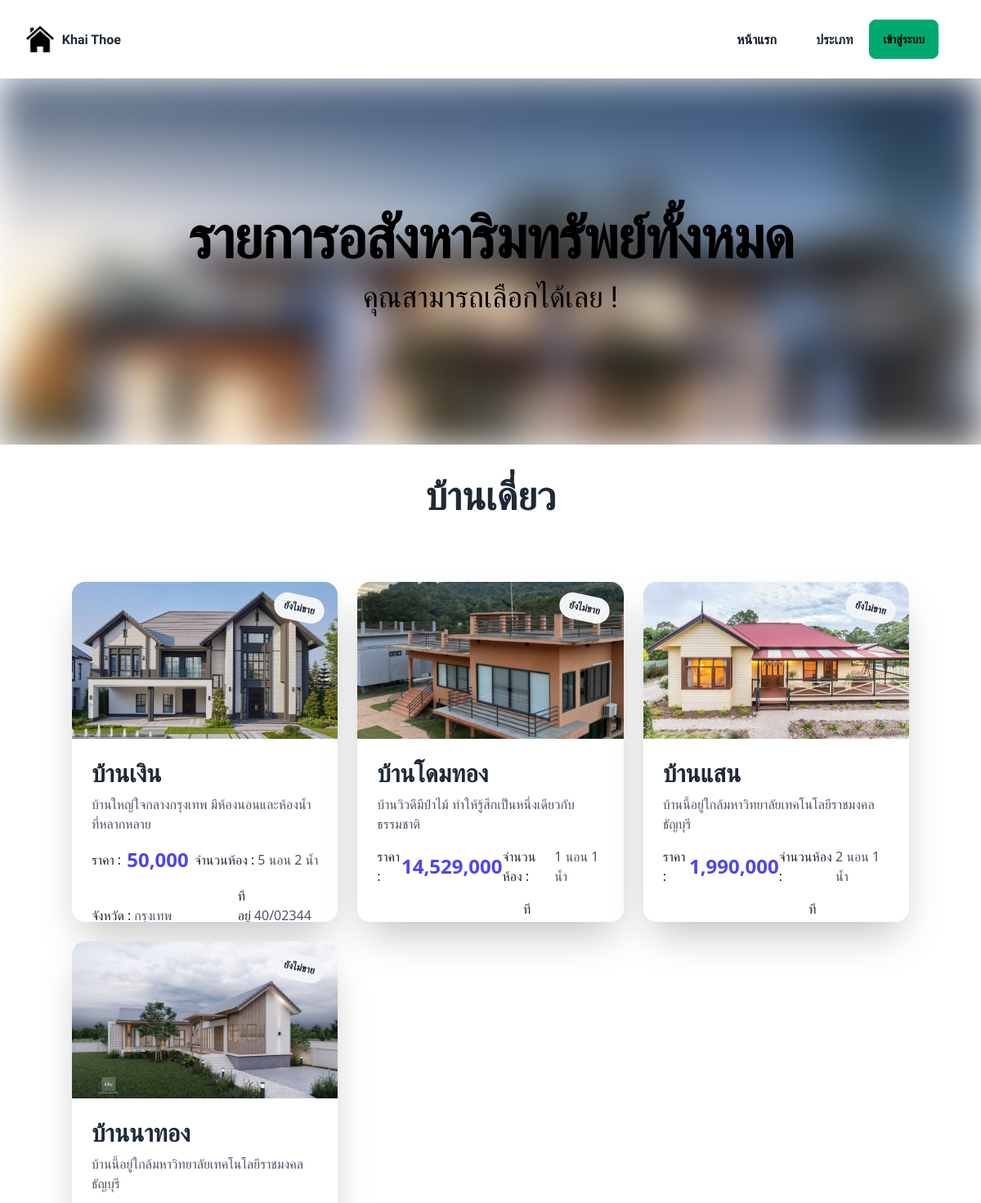
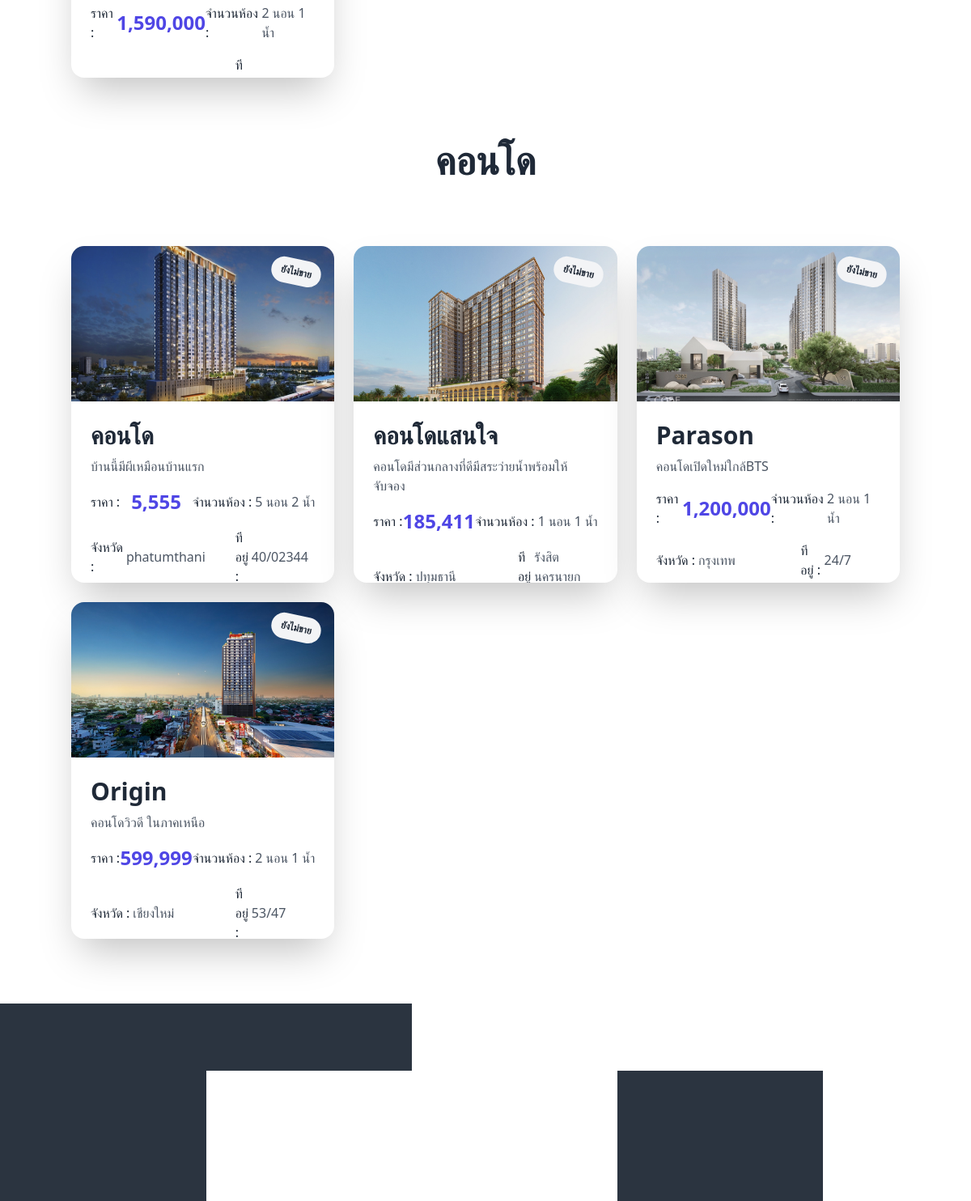
/all_of_product.php, run on the app's committed database (2 pictures, top to bottom).
### tables this page shows
CREATE TABLE `product_list` (
  `id_product` int(11) NOT NULL,
  `product_name` varchar(255) NOT NULL,
  `price` decimal(8,0) DEFAULT 0,
  `product_image` varchar(255) NOT NULL,
  `Detail` text NOT NULL,
  `city` text NOT NULL,
  `status_product` varchar(50) NOT NULL,
  `date_listed` date NOT NULL,
  `address` varchar(255) NOT NULL,
  `bedroom` int(11) NOT NULL,
  `bathroom` int(11) NOT NULL,
  `type` varchar(50) NOT NULL
);

CREATE TABLE `product_list_condo` (
  `id_product` int(11) NOT NULL,
  `product_name` varchar(255) NOT NULL,
  `price` decimal(10,2) NOT NULL,
  `product_image` varchar(255) DEFAULT NULL,
  `Detail` text DEFAULT NULL,
  `city` varchar(100) DEFAULT NULL,
  `status_product` varchar(50) DEFAULT NULL,
  `date_listed` date DEFAULT NULL,
  `address` varchar(255) DEFAULT NULL,
  `bedroom` int(11) DEFAULT NULL,
  `bathroom` int(11) DEFAULT NULL,
  `type` varchar(50) DEFAULT NULL
);

### src/all_of_product.php (the view, shortened to what this page needs)
<?php
require_once 'config/conn.php';
$query = $conn->query("SELECT * FROM product_list");
$rows = $query->rowCount();
$query_condo = $conn->query("SELECT * FROM product_list_condo");
$rows_condo = $query_condo->rowCount();
?>
<!DOCTYPE html>
<html lang="en">
<head>
    <link href="https://cdn.jsdelivr.net/npm/daisyui@4.12.11/dist/full.min.css" rel="stylesheet" type="text/css" />
<script src="https://cdn.tailwindcss.com"></script>
    <link rel="stylesheet" href="output.css">
    <link rel="stylesheet" href="style_index.css">
</head>
<body>
<?php
if (isset($_SESSION['user_login'])) {
    $user_id = $_SESSION['user_login'];
    $stmt = $conn->prepare("SELECT * FROM users WHERE id = :user_id");
    $stmt->bindParam(':user_id', $user_id, PDO::PARAM_INT);
    $stmt->execute();
    $row = $stmt->fetch(PDO::FETCH_ASSOC);
?>
    <div class="navbar bg-base-100">
        <div class="flex lg:flex-1">
            <a href="index.php" class="-m-1.5 p-1.5">
                <img class="h-8 w-auto" src="img/home.png" alt="Home">
            </a>
            <strong>
                <h3 style="margin-left: 10px; margin-top: 5px; font-size: 1rem;" class="fm-f">Khai Thoe</h3>
            </strong>
        </div>
        <div class="hidden lg:flex lg:gap-x-12">
            <a href="index.php" class="text-m font-semibold leading-6 text-gray-900">หน้าแรก</a>
            <div class="dropdown">
                <div tabindex="0" role="button" class="text-m font-semibold leading-6">ประเภท</div>
                <ul tabindex="0" class="dropdown-content menu bg-base-100 rounded-box w-52 p-2 shadow z-50">
                    <li><a href="list_home.php">บ้านเดี่ยว</a></li>
                    <li><a href="list_condo.php">คอนโด</a></li>
                </ul>
            </div>
            <div class="dropdown">
                <div tabindex="0" role="button" class="text-m font-semibold leading-6"></div>
                <ul tabindex="0" class="dropdown-content menu bg-base-100 rounded-box w-52 p-2 shadow z-50">
                    <li><a href="list_home.php">บ้านเดี่ยว</a></li>
                    <li><a>คอนโด</a></li>
                </ul>
            </div>
        </div>
        <div class="flex-none gap-2">
            <div class="form-control">
                <h3 class="fm-f">User: <?= htmlspecialchars($row['firstname'] . ' ' . $row['lastname']) ?></h3>
            </div>
            <div class="dropdown dropdown-end">
                <div tabindex="0" role="button" class="btn btn-ghost btn-circle avatar">
                    <div class="w-10 rounded-full">
                        <img alt="User Avatar" src="https://img.daisyui.com/images/stock/photo-1534528741775-53994a69daeb.webp" />
                    </div>
                </div>
                <ul tabindex="0" class="z-50 menu menu-sm dropdown-content bg-base-100 rounded-box mt-3 w-52 p-2 shadow">
                    <li><a href="logout.php">Logout</a></li>
                </ul>
            </div>
        </div>
    </div>
<?php
} else {
?>
    <nav class="flex items-center justify-between p-6 lg:px-8" aria-label="Global">
        <div class="flex lg:flex-1">
            <a href="#" class="-m-1.5 p-1.5">
                <img class="h-8 w-auto" src="img/home.png" alt="Home">
            </a>
            <strong>
                <h3 style="margin-left: 10px; margin-top: 5px; font-size: 1rem;" class="fm-f">Khai Thoe</h3>
            </strong>
        </div>
        <div class="hidden lg:flex lg:gap-x-12">
            <a href="index.php" class="text-m font-semibold leading-6 text-gray-900">หน้าแรก</a>
            <div class="dropdown">
                <div tabindex="0" role="button" class="text-m font-semibold leading-6">ประเภท</div>
            </div>
        </div>
        <button class="btn btn-success mx-5" onclick="my_modal_3.showModal()">เข้าสู่ระบบ</button>
    </nav>
<?php
}
?>
      <div class="content1 relative isolate overflow-hidden py-16 sm:py-24 lg:py-40">
        <div class="absolute inset-0 bg-[url('img/web-1-1024x512.jpg')] bg-cover blur-xl"></div>
        <div class="relative z-10">
          <h2 class="text-3xl font-bold tracking-tight text-black sm:text-7xl fm-f">รายการอสังหาริมทรัพย์ทั้งหมด
          </h2>
          <p class="mt-4 text-lg leading-8 text-black sm:text-4xl fm-f ">คุณสามารถเลือกได้เลย !</p>
        </div>
      </div>
  <div class="content2 mx-auto my-10">
    <div class="container-fluid">
        <p class="text-5xl text-center fm-f font-semibold">บ้านเดี่ยว</p>
        <div class="container mx-auto my-20">
            <div class="grid grid-cols-3 gap-6">
                <?php
                if ($rows > 0) {
                    while ($product = $query->fetch(PDO::FETCH_ASSOC)) {
                        echo '<div class="max-w-md w-full">';
                        echo '    <div class="bg-white rounded-2xl shadow-2xl overflow-hidden hover:shadow-3xl transition-transform transform hover:scale-105">';
                        echo '<a href="view_product_home.php?id_product=' . $product["id_product"] . '">';
                        echo '     <div class="relative group">';
                        echo '        <img src="img/'.$product['product_image'].'" class="object-cover w-full h-48 group-hover: transition duration-300 ease-in-out">';
                        echo '<div class="absolute top-4 right-4 bg-gray-100 text-xs font-bold px-3 py-2 rounded-full z-20 fm-f transform rotate-12">'.htmlspecialchars($product['status_product']).'</div>';
                        echo '        <div class="hover:bg-gray-600 group-hover:translate-y-0 pb-10 transform transition duration-300 ease-in-out absolute inset-0 bg-gradient-to-br to-indigo-600 opacity-75 flex items-center justify-center">';
                        echo '        </div>';
                        echo '    </div>';
                        echo '      </a>';
                        echo '        <div class="p-6 h-56">';
                        echo '            <h2 class="text-3xl font-extrabold text-gray-800 mb-2">' . htmlspecialchars($product['product_name']) . '</h2>';
                        echo '            <p class="text-gray-600 mb-4">' . htmlspecialchars($product['Detail']) . '</p>';
                        echo '            <div class="flex items-center justify-between mb-4">';
                        echo '                <p>ราคา : </p>';
                        echo '                <span class="text-2xl font-bold text-indigo-600">' . htmlspecialchars(number_format($product['price'])). '</span>';
                        echo '                <div class="flex items-center">';
                        echo '                    <p>จำนวนห้อง : </p>';
                        echo '                    <span class="ml-1 text-gray-600">' . htmlspecialchars($product['bedroom']) . ' นอน ' . htmlspecialchars($product['bathroom']) . ' น้ำ</span>';
                        echo '                </div>';
                        echo '            </div>';
                        echo '            <div class="grid grid-cols-2 gap-2">';
                        echo '                <div class="flex items-center">';
                        echo '                    <p> จังหวัด : </p>';
                        echo '                        <span class="ml-1 text-gray-600">' . htmlspecialchars($product['city']) .'</span>';
                        echo '                </div>';
                        echo '                <div class="flex items-center mx-9">';
                        echo '                    <p>ทีอยู่ : </p>';
                        echo '                    <span class="ml-1 text-gray-600">' . htmlspecialchars($product['address']) .'</span>';
                        echo '                </div>';
                        echo '            </div>';
                        echo '        </div>';
                        echo '    </div>';
                        echo '</div>';
                    }
                } else {
                    echo "<p>ไม่มีรายการอสังหาริมทรัพย์</p>";
                }
                ?>
            </div>
        </div>
    </div>
</div>
<div class="content2 mx-auto my-10">
    <div class="container-fluid">
        <p class="text-5xl text-center fm-f font-semibold">คอนโด</p>
        <div class="container mx-auto my-20">
            <div class="grid grid-cols-3 gap-6">
                <?php
                  if ($rows_condo > 0) {
                    while ($product_condo = $query_condo->fetch(PDO::FETCH_ASSOC)) {
                        echo '<div class="max-w-md w-full">';
                        echo '    <div class="bg-white rounded-2xl shadow-2xl overflow-hidden hover:shadow-3xl transition-transform transform hover:scale-105">';
                        echo '<a href="view_product_condo.php?id_product=' . $product_condo["id_product"] . '">';
                        echo '     <div class="relative group">';
                        echo '        <img src="img/'.$product_condo['product_image'].'" class="object-cover w-full h-48 group-hover: transition duration-300 ease-in-out">';
                        echo '<div class="absolute top-4 right-4 bg-gray-100 text-xs font-bold px-3 py-2 rounded-full z-20 fm-f transform rotate-12">'.htmlspecialchars($product_condo['status_product']).'</div>';
                        echo '        <div class="hover:bg-gray-600 group-hover:translate-y-0 pb-10 transform transition duration-300 ease-in-out absolute inset-0 bg-gradient-to-br to-indigo-600 opacity-75 flex items-center justify-center">';
                        echo '        </div>';
                        echo '    </div>';
                        echo '      </a>';
                        echo '        <div class="p-6 h-56">';
                        echo '            <h2 class="text-3xl font-extrabold text-gray-800 mb-2">' . htmlspecialchars($product_condo['product_name']) . '</h2>';
                        echo '            <p class="text-gray-600 mb-4">' . htmlspecialchars($product_condo['Detail']) . '</p>';
                        echo '            <div class="flex items-center justify-between mb-4">';
                        echo '                <p>ราคา : </p>';
                        echo '                <span class="text-2xl font-bold text-indigo-600">' . htmlspecialchars(number_format($product_condo['price'])) . '</span>';
                        echo '                <div class="flex items-center">';
                        echo '                    <p>จำนวนห้อง : </p>';
                        echo '                    <span class="ml-1 text-gray-600">' . htmlspecialchars($product_condo['bedroom']) . ' นอน ' . htmlspecialchars($product_condo['bathroom']) . ' น้ำ</span>';
                        echo '                </div>';
                        echo '            </div>';
                        echo '            <div class="grid grid-cols-2 gap-2">';
                        echo '                <div class="flex items-center">';
                        echo '                    <p> จังหวัด : </p>';
                        echo '                        <span class="ml-1 text-gray-600">' . htmlspecialchars($product_condo['city']) .'</span>';
                        echo '                </div>';
                        echo '                <div class="flex items-center mx-9">';
                        echo '                    <p>ทีอยู่ : </p>';
                        echo '                    <span class="ml-1 text-gray-600">' . htmlspecialchars($product_condo['address']) .'</span>';
                        echo '                </div>';
                        echo '            </div>';
                        echo '        </div>';
                        echo '    </div>';
                        echo '</div>';
                    }
                } else {
                    echo "<p>ไม่มีรายการอสังหาริมทรัพย์</p>";
                }
                ?>
            </div>
        </div>
    </div>
</div>
<div class="footer">
  <footer class="footer footer-center bg-neutral text-primary-content p-10">
    <aside>
      <img src="img/home.png" alt="" style="width: 50px; height: 50px;">
      <p class="font-bold">
        <br />
      </p>
      <p>Product by : Webgen      </p>
    </aside>
    <nav>
      <div class="grid grid-flow-col gap-4">
        <a>
        </a>
        <a>
</a>
        <a>
          <svg
            xmlns="http://www.w3.org/2000/svg"
            width="24"
            height="24"
            viewBox="0 0 24 24"
            class="fill-current">
            <path
              d="M9 8h-3v4h3v12h5v-12h3.642l.358-4h-4v-1.667c0-.955.192-1.333 1.115-1.333h2.885v-5h-3.808c-3.596 0-5.192 1.583-5.192 4.615v3.385z"></path>
          </svg>
        </a>
      </div>
    </nav>
  </footer>
</div>
</body>
</html>
</body>
</html>

### src/style_index.css (style rules this page uses)
.content1 { text-align: center; }
.fm-f { font-family: "Mitr","Concert One"; }

### data on the page
product_list: product_image (picture), status_product "ยังไม่ขาย", product_name "บ้านเงิน", Detail "บ้านใหญ่ใจกลางกรุงเทพ มีห้องนอนและห้องน้ำที่หลากหลาย", price "50,000", bedroom "5", bathroom "2", city "กรุงเทพ", address "40/02344"
product_list: product_image (picture), status_product "ยังไม่ขาย", product_name "บ้านโดมทอง", Detail "บ้านวิวดีมีป่าไม้ ทำให้รู้สึกเป็นหนึ่งเดียวกับธรรมชาติ", price "14,529,000", bedroom "1", bathroom "1"
product_list: product_image (picture), status_product "ยังไม่ขาย", product_name "บ้านแสน", Detail "บ้านนี้อยู่ใกล้มหาวิทยาลัยเทคโนโลยีราชมงคลธัญบุรี", price "1,990,000", bedroom "2", bathroom "1"
product_list: product_image (picture), status_product "ยังไม่ขาย", product_name "บ้านนาทอง", Detail "บ้านนี้อยู่ใกล้มหาวิทยาลัยเทคโนโลยีราชมงคลธัญบุรี", price "1,590,000", bedroom "2", bathroom "1"
product_list_condo: product_image (picture), status_product "ยังไม่ขาย", product_name "คอนโด", Detail "บ้านนี้มีผีเหมือนบ้านแรก", price "5,555", bedroom "5", bathroom "2", city "phatumthani", address "40/02344"
product_list_condo: product_image (picture), status_product "ยังไม่ขาย", product_name "คอนโดแสนใจ", Detail "คอนโดมีส่วนกลางที่ดีมีสระว่ายน้ำพร้อมให้จับจอง", price "185,411", bedroom "1", bathroom "1", city "ปทุมธานี", address "รังสิต นครนายก…"
product_list_condo: product_image (picture), status_product "ยังไม่ขาย", product_name "Parason", Detail "คอนโดเปิดใหม่ใกล้BTS", price "1,200,000", bedroom "2", bathroom "1", city "กรุงเทพ", address "24/7"
product_list_condo: product_image (picture), status_product "ยังไม่ขาย", product_name "Origin", Detail "คอนโดวิวดี ในภาคเหนือ", price "599,999", bedroom "2", bathroom "1", city "เชียงใหม่", address "53/47"
